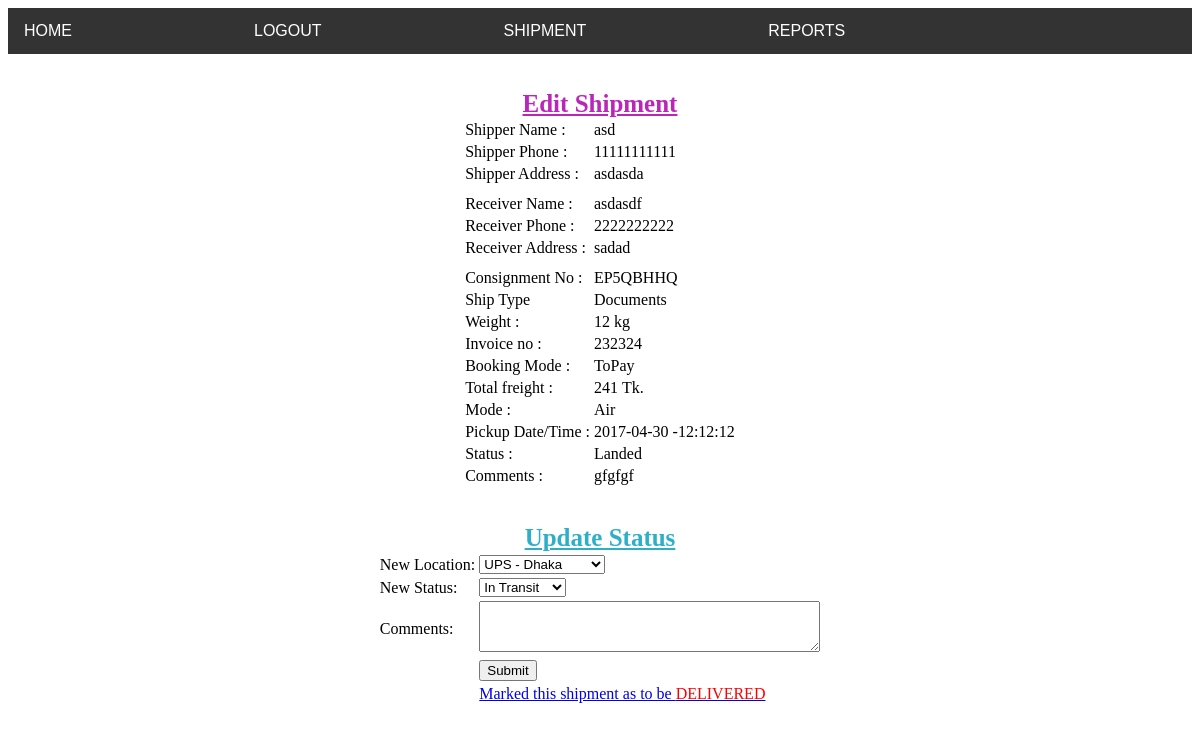
/edit-courier.php?cid=5 (signed in), run on the app's committed database.
### tables this page shows
CREATE TABLE `ups_shipped_item` (
  `cid` int(10) NOT NULL,
  `cons_no` varchar(20) NOT NULL,
  `ship_name` varchar(100) NOT NULL,
  `phone` varchar(12) NOT NULL,
  `s_add` varchar(200) NOT NULL,
  `rev_name` varchar(100) NOT NULL,
  `r_phone` varchar(12) NOT NULL,
  `r_add` varchar(200) NOT NULL,
  `type` varchar(40) NOT NULL,
  `weight` double NOT NULL,
  `invice_no` varchar(20) NOT NULL,
  `qty` int(10) NOT NULL,
  `book_mode` varchar(20) NOT NULL,
  `freight` double NOT NULL,
  `mode` varchar(20) NOT NULL,
  `pick_date` varchar(20) NOT NULL,
  `pick_time` varchar(10) NOT NULL,
  `status` varchar(20) NOT NULL,
  `comments` varchar(250) NOT NULL,
  `book_date` date NOT NULL
);

### database.php (called while the page is built, shortened)
<?php
function dbQuery($sql)
{
	$result = mysql_query($sql) or die(mysql_error());
	return $result;
}
function dbFetchAssoc($result)
{
	return mysql_fetch_assoc($result);
}
?>

### edit-courier.php (the view, shortened to what this page needs)
<?php
require_once('database.php');
$cid= (int)$_GET['cid'];
$sql = "SELECT *
		FROM ups_shipped_item
		WHERE cid = $cid";
$sql_1 = "SELECT DISTINCT(off_name)
		FROM ups_retail_center";
$result = dbQuery($sql);
$result_1 = dbQuery($sql_1);
while($data = dbFetchAssoc($result)) {
extract($data);
?>
<!DOCTYPE html>
<html>
    <head>
    </head>
    <body>
        <?php include("header.php"); ?>
        <center>
            <table >
            <br><br>
                <caption style="color: #bc25ba;font-weight:bold ;font-size:25px "><u> Edit Shipment</u></caption>
                        <tr>
                          <td>Shipper Name : </td>
                          <td><?php echo $ship_name; ?></td>
                        </tr>
                        <tr>
                          <td>Shipper Phone : </td>
                          <td><?php echo $phone; ?></td>
                        </tr>
                        <tr>
                          <td>Shipper Address :</td>
                          <td><?php echo $s_add; ?></td>
                        </tr>
                      <tr>
                        <td bgcolor="#FFFFFF"></td>
                        <td bgcolor="#FFFFFF"></td>
                      </tr>
                      <tr>
                        <td bgcolor="#FFFFFF"></td>
                        <td bgcolor="#FFFFFF"></td>
                      </tr>
                      <tr>
                        <td>Receiver Name :</td>
                        <td><?php echo $rev_name; ?></td>
                      </tr>
                      <tr>
                        <td>Receiver Phone :</td>
                        <td><?php echo $r_phone; ?></td>
                      </tr>
                      <tr>
                        <td>Receiver Address :</td>
                        <td><?php echo $r_add; ?></td>
                      </tr>
                      <tr>
                        <td bgcolor="#FFFFFF"></td>
                        <td bgcolor="#FFFFFF"></td>
                      </tr>
                      <tr>
                        <td bgcolor="#FFFFFF"></td>
                        <td bgcolor="#FFFFFF"></td>
                      </tr>
                <tr>
                  <td>Consignment No  :</td>
                  <td><?php echo $cons_no; ?></td>
                </tr>
                <tr>
                  <td>Ship Type</td>
                  <td><?php echo $type; ?></td>
                </tr>
                <tr>
                  <td>Weight :</td>
                  <td><?php echo $weight; ?>&nbsp;kg</td>
                </tr>
                <tr>
                  <td>Invoice no  :</td>
                  <td><?php echo $invice_no; ?></td>
                </tr>
                <tr>
                  <td>Booking Mode :</td>
                  <td><?php echo $book_mode; ?></td>
                </tr>
                <tr>
                  <td>Total freight :</td>
                  <td><?php echo $freight; ?>&nbsp;Tk.</td>
                </tr>
                <tr>
                  <td>Mode : </td>
                  <td><?php echo $mode; ?></td>
                </tr>
                <tr>
                  <td>Pickup Date/Time  :</td>
                  <td><?php echo $pick_date; ?> -<span class="gentxt"><?php echo $pick_time; ?></span></td>
                </tr>
                <tr>
                  <td>Status :</td>
                  <td><?php echo $status; ?></td>
                </tr>
                <tr>
                  <td>Comments :</td>
                  <td><?php echo $comments; ?></td>
                </tr>
            </table>
            <br><br>
        <form action="process.php?action=update-status" method="post" name="frmShipment" id="frmShipment">
          <table>
            <caption style="color: #2eafc9;font-weight: bold;font-size: 25px"><u>Update Status</u></caption>
            <tr>
              <td>New Location:</td>
              <td>
                <select name="OfficeName">
                  <?php
                  while($data = dbFetchAssoc($result_1)){
                  ?>
                  <option value="<?php echo $data['off_name']; ?>"><?php echo $data['off_name']; ?></option>
                  <?php
                  }
                  ?>
               </select>
             </td>
            </tr>
            <tr>
              <td>New Status:</td>
              <td>
                <select name="status">
                  <option value="In Transit">In Transit</option>
                </select>
              </td>
            </tr>
            <tr>
              <td>Comments:</td>
              <td>
                 <textarea name="comments" cols="40" rows="3" id="comments"></textarea>
              </td>
            </tr>
            <tr>
            <td></td>
              <td>
                <input name="submit" value="Submit" type="submit">
              </td>
            </tr>
            <tr>
              <td></td>
              <td><a href="process.php?action=delivered&cid=<?php echo $cid; ?>">Marked this shipment as to be <span style="color: red">DELIVERED </span></a></td>
            </tr>
          </table>
          </center>
</body>
</html>
<?php }
?>

### header.php (shortened to what this page needs)
<div class="container">
  <a href="index.php">HOME</a>
  <a href="process.php?action=logOut">LOGOUT</a>
  <div class="dropdown">
    <button class="dropbtn" onclick="myFunction1()">SHIPMENT</button>
  </div>
  <div class="dropdown">
    <button class="dropbtn" onclick="myFunction2()">REPORTS</button>
  </div>
</div>

### header.php (style rules this page uses)
.container { overflow: hidden; background-color: #333; font-family: Arial; }
.container a { float: left; font-size: 16px; color: white; margin-right: 150px; align-content: center; text-align: center; padding: 14px 16px; text-decoration: none; }
.dropdown { float: left; overflow: hidden; margin-right: 150px; }
.dropdown .dropbtn { cursor: pointer; font-size: 16px; border: none; outline: none; color: white; padding: 14px 16px; background-color: inherit; }

### data on the page
ups_shipped_item: ship_name "asd", phone "11111111111", s_add "asdasda", rev_name "asdasdf", r_phone "2222222222", r_add "sadad", cons_no "EP5QBHHQ", type "Documents", weight "12", invice_no "232324", book_mode "ToPay", freight "241", mode "Air", pick_date "2017-04-30", pick_time "12:12:12", status "Landed", comments "gfgfgf"

### other printed values
form field OfficeName "UPS - Dhaka"
